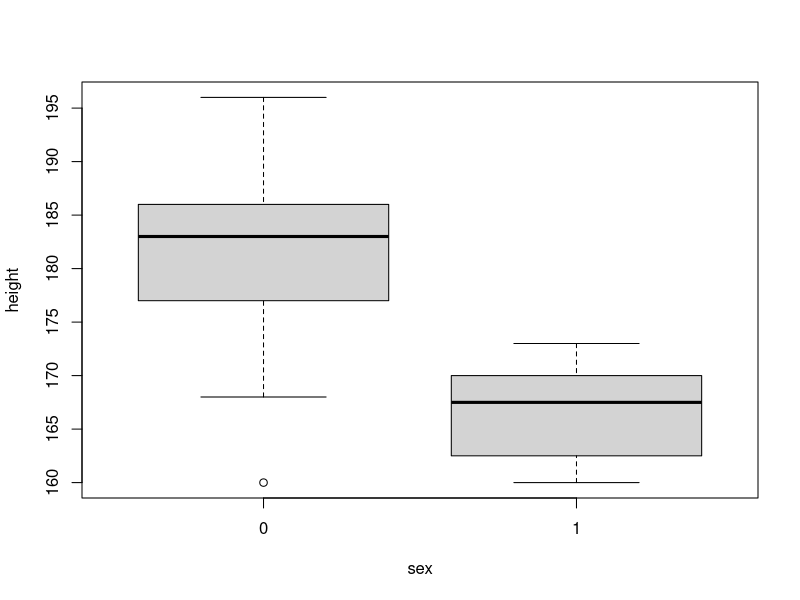
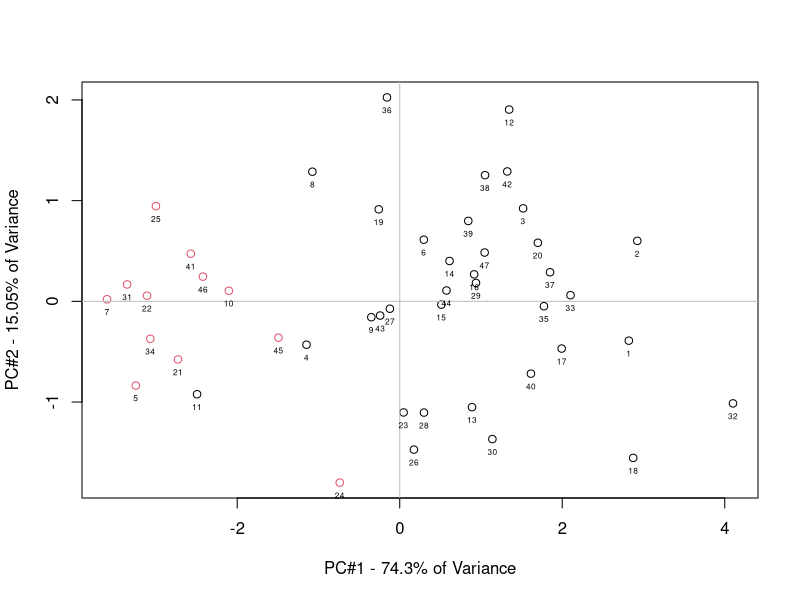
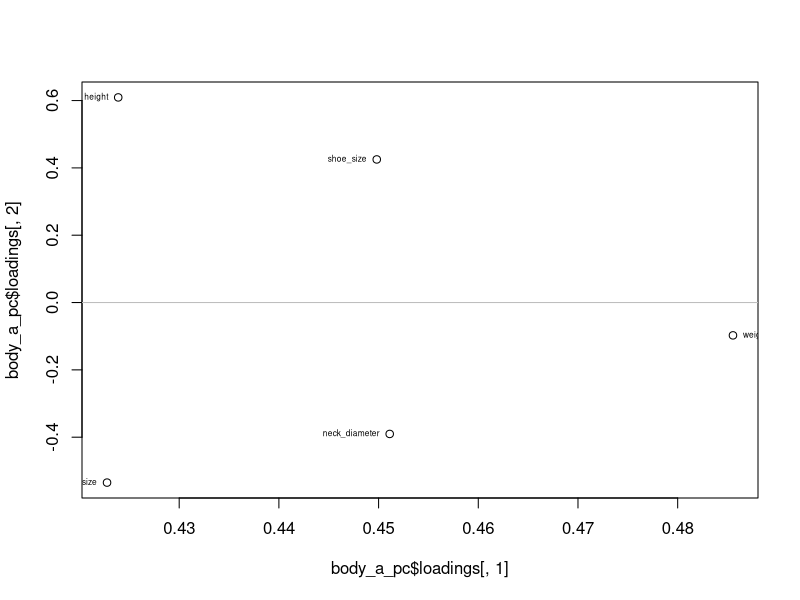
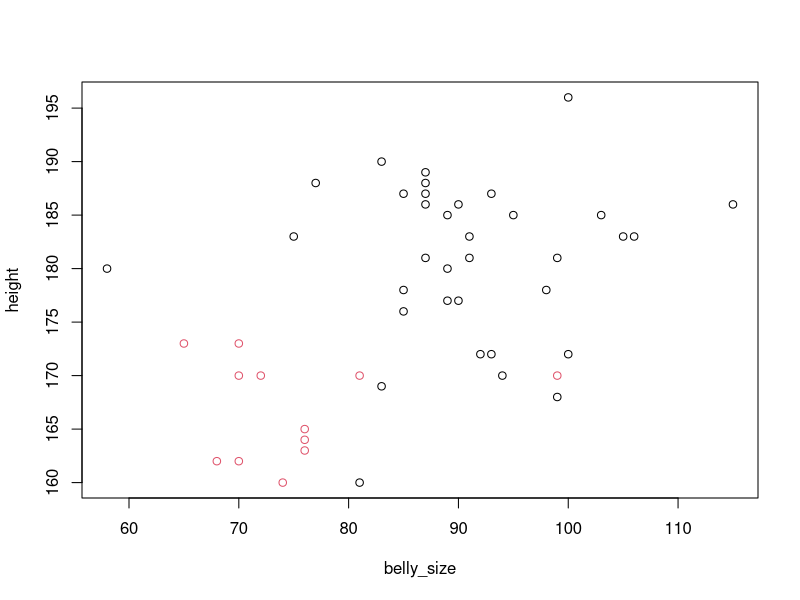
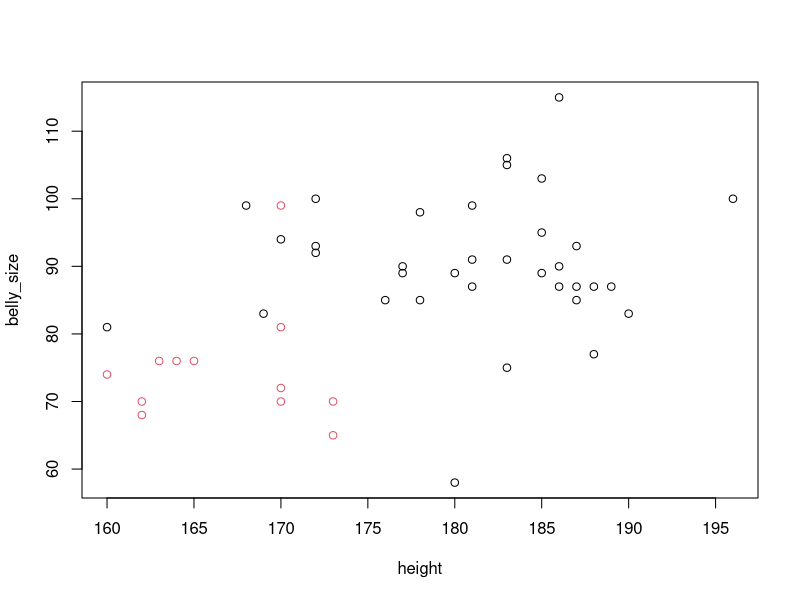

These figures' R source, in order: (Note: this script raises an error after producing the figures.)
#data anaylsis




#principal components
#may wish to remove some variables
#may wish to scale=F or autoscale (scale=T) data
body<-read.csv("data/bodytype.csv")
body2<-as.matrix(body[,1:5])

boxplot(height~sex,data=body)


apply(body2,2,var)
body_a<-scale(body2)


body_a_pc<-princomp(body_a,cor=TRUE)
plot(body_a_pc$scores[,1],body_a_pc$scores[,2], col=as.factor(body$sex), xlab="PC#1 - 74.3% of Variance", ylab="PC#2 - 15.05% of Variance")
abline(h=0, col="gray")
abline(v=0, col="gray")
text(body_a_pc$scores[,1],body_a_pc$scores[,2],labels=rownames(body),cex=.5, pos=1)

plot(body_a_pc$loadings[,1],body_a_pc$loadings[,2])
abline(h=0, col="gray")
abline(v=0, col="gray")
text(body_a_pc$loadings[,1],body_a_pc$loadings[,2],labels=colnames(body[1:5]),cex=.5, pos=c(2,4,2,2,2))

plot(height~belly_size,data=body,col=as.factor(sex))
plot(belly_size~height,data=body,col=as.factor(sex))


library(scatterplot3d)


# First we scale the unknown data to the data in the PCA model
# This step is the most important- it avoids transmitting information
# on the unknown to the PCA when we build the model.
#
afgc<-scale(fgc) # scale the model data
# now use object attributes to get the centering and scaling data
scalef<- attributes(afgc)$"scaled:scale"
scalec<-attributes(afgc)$"scaled:center"
#and scale the unknown to the data in the PCA model
afgu<-scale(fgu,center=scalec,scale=scalef)








#NIPALS - localted in chemometrics
pcnipals<- nipals(afg, a=3, it=50) # this only gives 3 PC axes
summary(pcnipals) #T-scores, P-loadings
plot(pcnipals$T[,1],pcnipals$T[,2],xlab="PC Score #1",ylab="PC Score #2",col=fglass[,10],main="NIPALS Scores Plot by Group")
abline(h=0,col="gray"); abline(v=0,col="gray")
plot(pcnipals$P[,1],pcnipals$P[,2],xlab="PC Loading #1",ylab="PC Loading #2",col="blue",main="NIPALS Loadings Plot by Variable")
abline(h=0,col="gray"); abline(v=0,col="gray")
text(pcnipals$P[,1],pcnipals$P[,2],label=colnames(fg), cex=0.6, pos=c(1,1,1,1,2,1,1,1))
